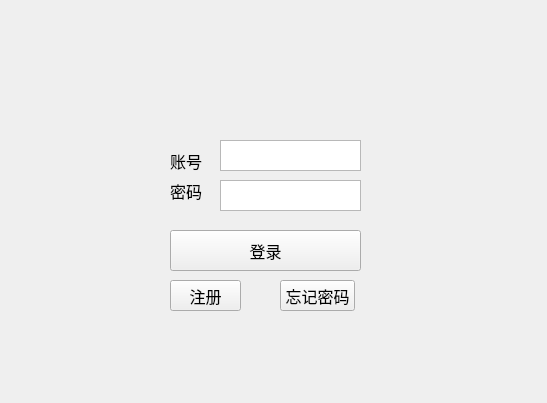
<?xml version="1.0" encoding="UTF-8"?>
<ui version="4.0">
 <class>LoginDialog</class>
 <widget class="QDialog" name="LoginDialog">
  <property name="geometry">
   <rect>
    <x>0</x>
    <y>0</y>
    <width>547</width>
    <height>403</height>
   </rect>
  </property>
  <property name="font">
   <font>
    <pointsize>12</pointsize>
   </font>
  </property>
  <property name="windowTitle">
   <string>登录</string>
  </property>
  <widget class="QPushButton" name="pushButton">
   <property name="geometry">
    <rect>
     <x>170</x>
     <y>230</y>
     <width>191</width>
     <height>41</height>
    </rect>
   </property>
   <property name="text">
    <string>登录</string>
   </property>
   <property name="autoDefault">
    <bool>false</bool>
   </property>
  </widget>
  <widget class="QPushButton" name="pushButton_2">
   <property name="geometry">
    <rect>
     <x>170</x>
     <y>280</y>
     <width>71</width>
     <height>31</height>
    </rect>
   </property>
   <property name="text">
    <string>注册</string>
   </property>
   <property name="autoDefault">
    <bool>false</bool>
   </property>
  </widget>
  <widget class="QTextEdit" name="textEdit">
   <property name="geometry">
    <rect>
     <x>220</x>
     <y>140</y>
     <width>141</width>
     <height>31</height>
    </rect>
   </property>
  </widget>
  <widget class="QTextEdit" name="textEdit_2">
   <property name="geometry">
    <rect>
     <x>220</x>
     <y>180</y>
     <width>141</width>
     <height>31</height>
    </rect>
   </property>
  </widget>
  <widget class="QLabel" name="label">
   <property name="geometry">
    <rect>
     <x>170</x>
     <y>150</y>
     <width>41</width>
     <height>21</height>
    </rect>
   </property>
   <property name="text">
    <string>账号</string>
   </property>
  </widget>
  <widget class="QLabel" name="label_2">
   <property name="geometry">
    <rect>
     <x>170</x>
     <y>180</y>
     <width>41</width>
     <height>21</height>
    </rect>
   </property>
   <property name="text">
    <string>密码</string>
   </property>
  </widget>
  <widget class="QPushButton" name="pushButton_3">
   <property name="geometry">
    <rect>
     <x>280</x>
     <y>280</y>
     <width>75</width>
     <height>31</height>
    </rect>
   </property>
   <property name="text">
    <string>忘记密码</string>
   </property>
   <property name="autoDefault">
    <bool>false</bool>
   </property>
  </widget>
 </widget>
 <resources/>
 <connections/>
</ui>
